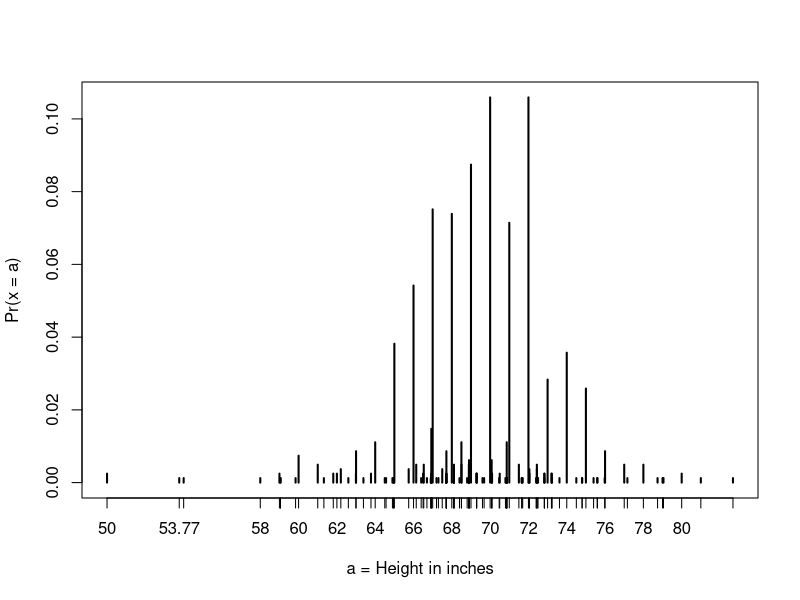
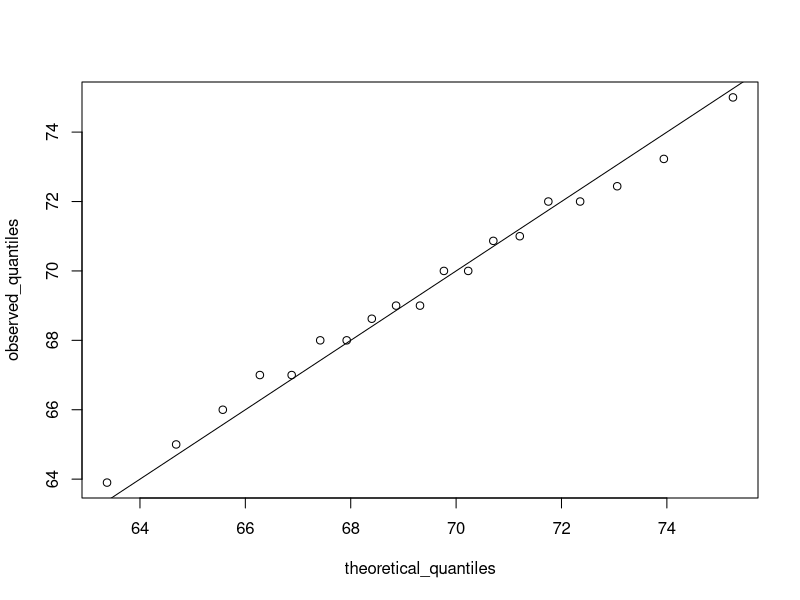
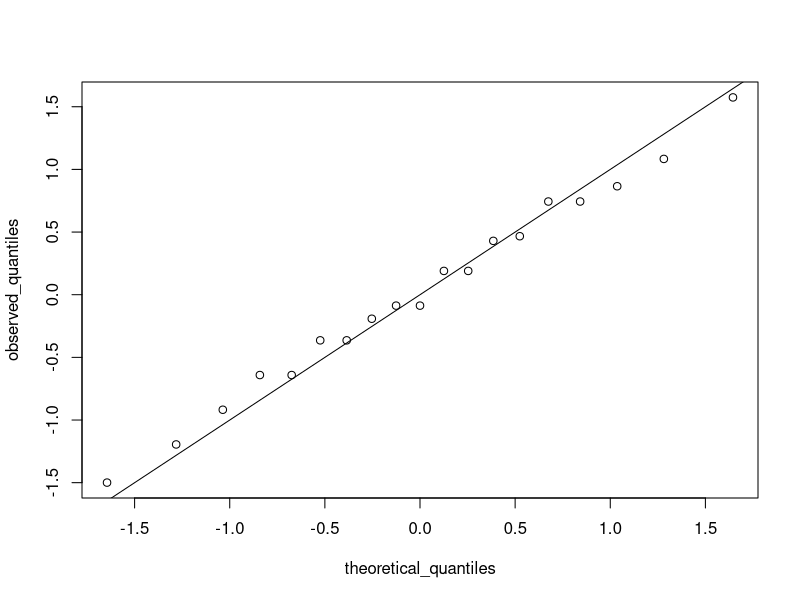

R code for these plots, in order:
## ---- chunk 1
# load the dataset
library(dslabs)
data(heights)
# make a table of category proportions
prop.table(table(heights$sex))
## ---- chunk 2
# define x as vector of male heights
library(tidyverse)
library(dslabs)
data(heights)
index <- heights$sex=="Male"
x <- heights$height[index]

# calculate the mean and standard deviation manually
average <- sum(x)/length(x)
SD <- sqrt(sum((x - average)^2)/length(x))

# built-in mean and sd functions - note that the audio and printed values disagree
average <- mean(x)
SD <- sd(x) 
#NOTE: The built-in R function sd() calculates the st. dev, but it divides by length(x)-1 instead of length(x). This is neglible if the sample is large. 
c(average = average, SD = SD)

# calculate standard units - converts a vector of approximately normally distributed values into z-scores.
z <- scale(x)

# calculate proportion of values within 2 SD of mean
mean(abs(z) < 2)
## ---- chunk 3
#Given male heights x, we can estimate the probability that a male is TALLER than 70.5 inches with:
library(tidyverse)
library(dslabs)
data(heights)
x <- heights %>% filter(sex=="Male") %>% pull(height)
1 - pnorm(70.5, mean(x), sd(x))

# plot distribution of exact heights in data
#table(x)
#prop.table(table(x))
plot(prop.table(table(x)), xlab = "a = Height in inches", ylab = "Pr(x = a)")

# probabilities in actual data over length 1 ranges containing an integer with normal approxim.
mean(x <= 68.5) - mean(x <= 67.5)
pnorm(68.5, mean(x), sd(x)) - pnorm(67.5, mean(x), sd(x))

mean(x <= 69.5) - mean(x <= 68.5)
pnorm(69.5, mean(x), sd(x)) - pnorm(68.5, mean(x), sd(x))

# probabilities in actual data over other ranges DON't match normal approx as well
mean(x <= 70.9) - mean(x <= 70.1)
pnorm(70.9, mean(x), sd(x)) - pnorm(70.1, mean(x), sd(x))

#Estimate the proportion of seven footers in the NBA; assume height with mean of 69 and std of 3
#in the whole population and that 1 billion people are between ages 18:40 (age in order to be in NBA)
p <- 1 - pnorm(7*12, 69, 3)
N <- round(p * 10^9)
10/N #about 3.5% of 7-footers the age of 18:40 are in the NBA
## ---- chunk 4
library(dslabs)
data(heights)
## ---- chunk 5
summary(heights$height) 
## ---- chunk 6
p <- seq(0.01, 0.99, 0.01);p
percentiles <- quantile(heights$height, p); percentiles #percentile is a named numeric vector 
#Note: given a dataset data and desired quantile q, you can find the qth quantile of data with: quantile(data,q)
#The qth quantile is the value at which  𝑞 % of the observations are equal to or less than that value.
#NOTE: The 50th percentile is also known as the median.
## ---- chunk 7
percentiles[names(percentiles) == "25%"] #66  "25% of the observations are equal to or less than 66""
percentiles[names(percentiles) == "75%"]
percentiles
## ---- chunk 8
qnorm(0.975) #Answer = 1.96 --> 97.5% of values are less than 1.96
## ---- chunk 9
pnorm(1.96)  #probability that a value is less than or equal to 1.96 is 0.975
## ---- chunk 10
pnorm(qnorm(0.975))
## ---- chunk 11
p <- seq(0.01, 0.99, 0.01)
theoretical_quantiles <- qnorm(p, 69, 3); theoretical_quantiles
## ---- chunk 12
# define x and z
library(tidyverse)
library(dslabs)
data(heights)
index <- heights$sex=="Male" #index is a logical vector 
x <- heights$height[index]; x
z <- scale(x) #scale() returns the Z-score

# proportion of data below 69.5
mean(x <= 69.5)

# calculate observed and theoretical quantiles
p <- seq(0.05, 0.95, 0.05)
observed_quantiles <- quantile(x, p)
theoretical_quantiles <- qnorm(p, mean = mean(x), sd = sd(x)) #theoretical_quantitles assumes normal distribution

# make QQ-plot
plot(theoretical_quantiles, observed_quantiles)
abline(0,1) #abline() adds a straight line through the current plot (intercept:0, slope =1)

# make QQ-plot with scaled values
observed_quantiles <- quantile(z, p)
theoretical_quantiles <- qnorm(p)
plot(theoretical_quantiles, observed_quantiles)
abline(0,1) #y=x


#DATACAMP - Percentiles
library(dslabs)
data(heights)
quantile(heights$height, seq(0.01, 0.99, 0.01))

male <- heights$height[heights$sex=="Male"]
female <- heights$height[heights$sex=="Female"]
male_percentiles <- quantile(male, seq(0.1, 0.9, 0.2)); male_percentiles
female_percentiles <- quantile(female, seq(0.1, 0.9, 0.2));female_percentiles
#dataframe
df <- data.frame(female = female_percentiles, male = male_percentiles);df
